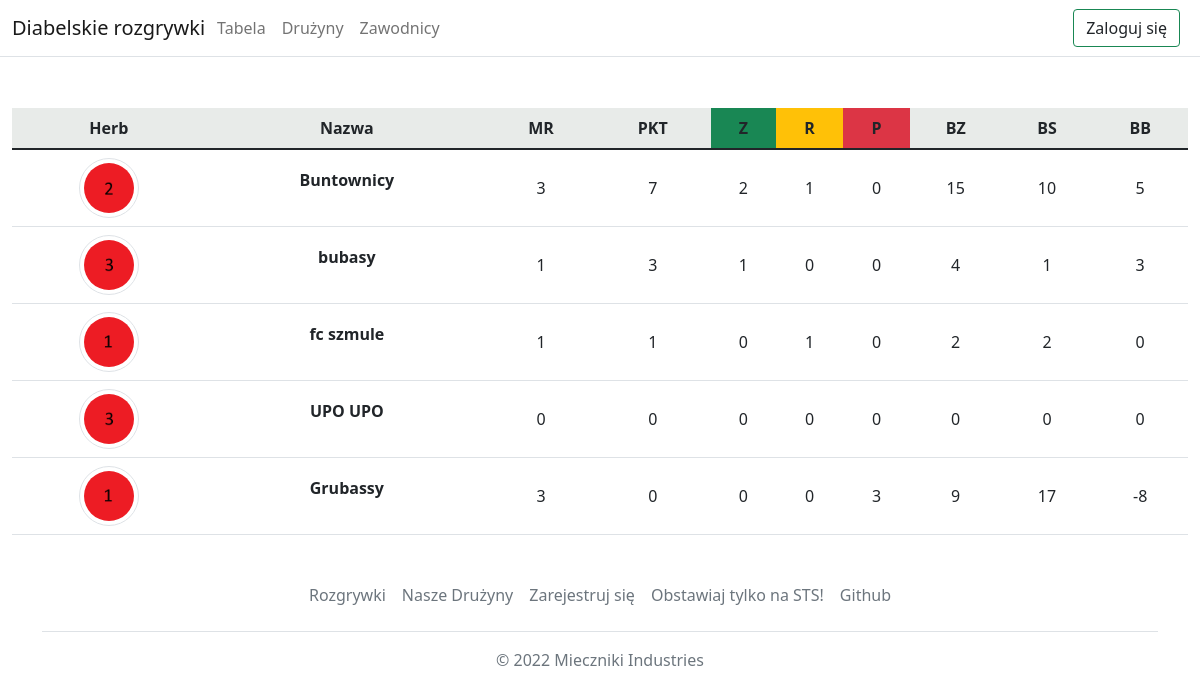
Screenshot of /table/ with the database file from the repository.
### Football/models.py (models this page shows, shortened)
class Team(models.Model):
    name = models.CharField(max_length=30)
    slug = models.SlugField(max_length=30,unique=True)
    image = models.ImageField(upload_to='images/teams')
    def __str__(self):
        return self.name
    def get_goals_scored(self):
        goals = Goal.objects.all().filter(team=self)
        return len(goals)
    def get_goals_lost(self):
        matches = Match.objects.filter(team1 = self) | Match.objects.filter(team2 = self)
        goals = [goal for goal in Goal.objects.all() if goal.match in matches]
        goals_lost = [goal for goal in goals if goal.team != self]
        return len(goals_lost)
    def get_balance(self):
        return self.get_goals_scored()-self.get_goals_lost()
    def get_absolute_url(self):
        return reverse('football:team_detail',args=[self.slug])

### Football/views.py (the view)
# urls.py: path('table/',views.table_view,name = 'table'),
def table_view(request):
    context = {
        'table': get_table()
    }
    return render(request,'table.html',context)

### Football/ext_methods.py (called while the page is built)
def get_teams(request):
    return {'teams' : Team.objects.all()}

### Football/models.py (called while the page is built)
    def get_score(self):
        goals1 = Goal.objects.filter(match=self,team=self.team1)
        goals2 = Goal.objects.filter(match=self,team=self.team2)
        return f'{len(goals1)} : {len(goals2)}'

    def get_winner(self):
        score = self.get_score().split(':')
        if int(score[0]) > int(score[1]):
            return self.team1
        elif int(score[0]) < int(score[1]):
            return self.team2
        else:
            return 'draw'

### templates/table.html (shortened to what this page needs)
{% extends 'base.html' %}
{% block content %}
<div class="container-fluid show">
    <div class="col-12 overflow-hidden">
		<table class="table table-hover text-center mt-5 ">
		  <thead>
		    <tr class="text-center" style="background-color:#e8ebe9">
                <th scope="col">Herb</th>
                <th scope="col">Nazwa</th>
                <th scope="col">MR</th>
                <th scope="col">PKT</th>
                <th scope="col" class="bg-success">Z</th>
                <th scope="col" class="bg-warning">R</th>
                <th scope="col" class="bg-danger">P</th>
                <th scope="col">BZ</th>
                <th scope="col">BS</th>
                <th scope="col">BB</th>
		    </tr>
		  </thead>
		  <tbody>
          {% for row in table %}
		    <tr class="text-center align-middle">
                <td>
                    <img src="{{ row.team.image.url }}" class="img-fluid img-thumbnail rounded-circle" width="60px" height="60px" alt="herb">
                </td>
                <td><a class="text-dark text-decoration-none" href ={{ row.team.get_absolute_url }}><p class="fw-bold">{{ row.team }}</p></a></td>
                <td >{{ row.matches }}</td>
                <td>{{ row.points }}</td>
                <td>{{ row.wins }}</td>
                <td>{{ row.draws }}</td>
                <td>{{ row.loses }}</td>
                <td>{{ row.scored }}</td>
                <td>{{ row.lost }}</td>
                <td>{{ row.balance }}</td>
		    </tr>
          {% endfor %}
		  </tbody>
		</table>
    </div>
  </div>
{% endblock %}

### static/style.css (style rules this page uses)
.show { animation-name: show; animation-duration:1.5s; animation-fill-mode: both; }

### templates/base.html (style rules this page uses)
body { padding-top:60px; }

### rows the page displays
Team: team.image (picture), team "Buntownicy"
Team: team.image (picture), team "bubasy"
Team: team.image (picture), team "fc szmule"
Team: team.image (picture), team "UPO UPO"
Team: team.image (picture), team "Grubassy"

### other values shown
{{ row.matches }} "3" "1" "1" "0" "3"
{{ row.points }} "7" "3" "1" "0" "0"
{{ row.wins }} "2" "1" "0" "0" "0"
{{ row.draws }} "1" "0" "1" "0" "0"
{{ row.loses }} "0" "0" "0" "0" "3"
{{ row.scored }} "15" "4" "2" "0" "9"
{{ row.lost }} "10" "1" "2" "0" "17"
{{ row.balance }} "5" "3" "0" "0" "-8"
